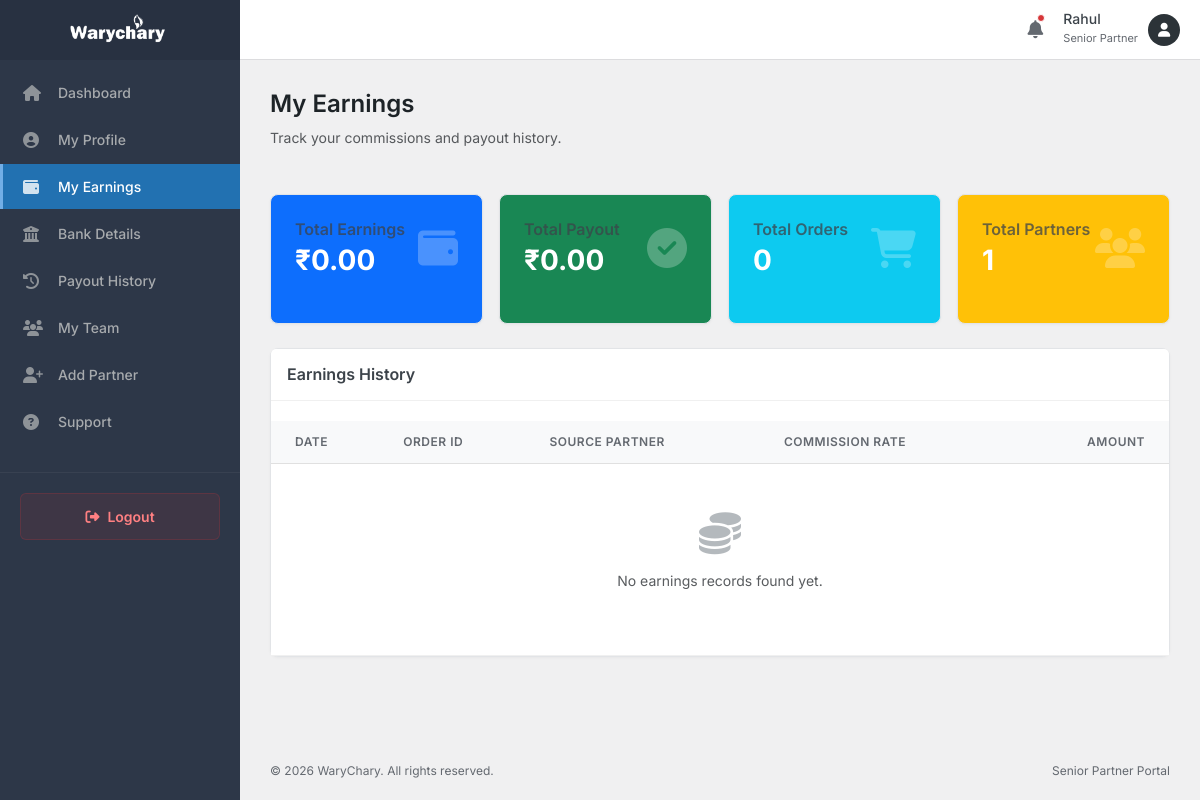
/sp/my-earnings.php (signed in), run on an earlier commit of the app's database.
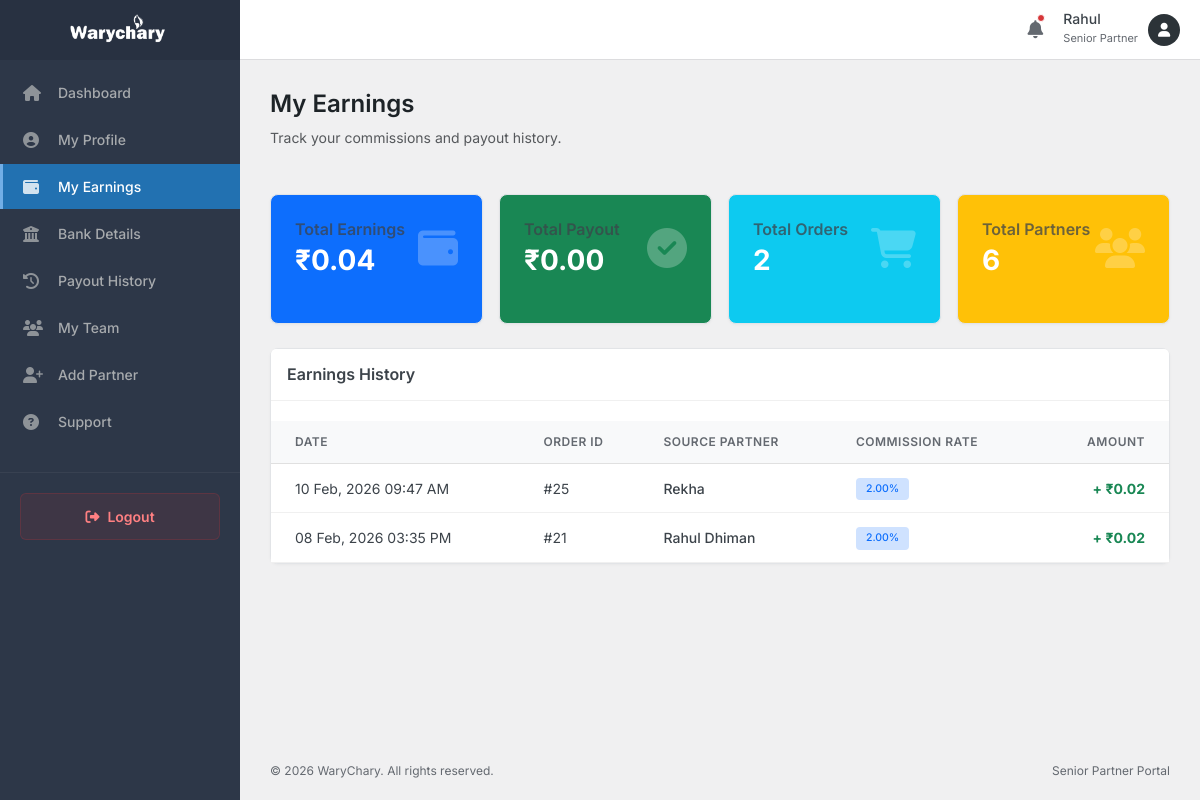
And on a later commit of the database.
### tables this page shows
CREATE TABLE `senior_partner_earnings` (
  `id` int(11) NOT NULL AUTO_INCREMENT,
  `senior_partner_id` int(11) NOT NULL,
  `source_partner_id` int(11) DEFAULT NULL,
  `order_id` int(11) NOT NULL,
  `amount` decimal(10,2) NOT NULL,
  `percentage` decimal(5,2) NOT NULL DEFAULT 2.00,
  `status` enum('pending','paid') DEFAULT 'pending',
  `description` text DEFAULT NULL,
  `created_at` timestamp NULL DEFAULT current_timestamp(),
  PRIMARY KEY (`id`)
);

CREATE TABLE `partners` (
  `id` int(11) NOT NULL AUTO_INCREMENT,
  `senior_partner_id` int(11) NOT NULL,
  `name` varchar(255) NOT NULL,
  `email` varchar(255) NOT NULL,
  `mobile` varchar(20) NOT NULL,
  `gender` enum('Male','Female','Other') NOT NULL,
  `image` varchar(255) DEFAULT NULL,
  `state` varchar(100) NOT NULL,
  `city` varchar(100) NOT NULL,
  `pincode` varchar(20) NOT NULL,
  `address` text NOT NULL,
  `password` varchar(255) NOT NULL,
  `status` enum('active','inactive','pending') DEFAULT 'active',
  `referral_code` varchar(50) DEFAULT NULL,
  `commission` decimal(10,2) DEFAULT 15.00,
  `created_at` timestamp NULL DEFAULT current_timestamp(),
  `updated_at` timestamp NULL DEFAULT current_timestamp() ON UPDATE current_timestamp(),
  `earning` decimal(10,2) NOT NULL DEFAULT 0.00,
  `total_earnings` decimal(10,2) NOT NULL DEFAULT 0.00,
  PRIMARY KEY (`id`),
  UNIQUE KEY `email` (`email`),
  UNIQUE KEY `referral_code` (`referral_code`),
  KEY `senior_partner_id` (`senior_partner_id`),
  CONSTRAINT `partners_ibfk_1` FOREIGN KEY (`senior_partner_id`) REFERENCES `senior_partners` (`id`) ON DELETE CASCADE
);

### sp/my-earnings.php (the view, shortened to what the changed rows need)
<?php
include_once __DIR__ . '/includes/header.php';
$database = new Database();
$db = $database->getConnection();
$partner_id = $_SESSION['senior_partner_id'];
$records_per_page = 10;
$current_page = isset($_GET['page']) && is_numeric($_GET['page']) ? (int)$_GET['page'] : 1;
$offset = ($current_page - 1) * $records_per_page;
$stmt = $db->prepare("SELECT COALESCE(SUM(amount), 0) FROM senior_partner_earnings WHERE senior_partner_id = :id");
$stmt->execute([':id' => $partner_id]);
$total_earnings = $stmt->fetchColumn();
$stmt = $db->prepare("SELECT COUNT(*) FROM senior_partner_earnings WHERE senior_partner_id = :id");
$stmt->execute([':id' => $partner_id]);
$total_orders = $stmt->fetchColumn();
$stmt = $db->prepare("SELECT COUNT(*) FROM partners WHERE senior_partner_id = :id");
$stmt->execute([':id' => $partner_id]);
$total_partners = $stmt->fetchColumn();
$sql = "SELECT spe.*, p.name as partner_name
        FROM senior_partner_earnings spe
        LEFT JOIN partners p ON spe.source_partner_id = p.id
        WHERE spe.senior_partner_id = :id
        ORDER BY spe.created_at DESC
        LIMIT :limit OFFSET :offset";
$stmt = $db->prepare($sql);
$stmt->bindValue(':id', $partner_id, PDO::PARAM_INT);
$stmt->bindValue(':limit', $records_per_page, PDO::PARAM_INT);
$stmt->bindValue(':offset', $offset, PDO::PARAM_INT);
$stmt->execute();
$earnings_history = $stmt->fetchAll(PDO::FETCH_ASSOC);
?>
<div class="page-header">
    <div class="header-title">
        <h1 class="page-title">My Earnings</h1>
    </div>
</div>
<div class="row g-3 mb-4">
    <div class="col-md-3">
        <div class="card bg-primary text-white h-100">
            <div class="card-body">
                <div class="d-flex justify-content-between align-items-center">
                    <div>
                        <h6 class="card-title mb-1 opacity-75">Total Earnings</h6>
                        <h3 class="mb-0 fw-bold">₹<?php echo number_format($total_earnings, 2); ?></h3>
                    </div>
                </div>
            </div>
        </div>
    </div>
    <div class="col-md-3">
        <div class="card bg-info text-white h-100">
            <div class="card-body">
                <div class="d-flex justify-content-between align-items-center">
                    <div>
                        <h6 class="card-title mb-1 opacity-75">Total Orders</h6>
                        <h3 class="mb-0 fw-bold"><?php echo number_format($total_orders); ?></h3>
                    </div>
                </div>
            </div>
        </div>
    </div>
    <div class="col-md-3">
        <div class="card bg-warning text-white h-100">
            <div class="card-body">
                <div class="d-flex justify-content-between align-items-center">
                    <div>
                        <h6 class="card-title mb-1 opacity-75">Total Partners</h6>
                        <h3 class="mb-0 fw-bold"><?php echo number_format($total_partners); ?></h3>
                    </div>
                </div>
            </div>
        </div>
    </div>
</div>
<div class="card">
    <div class="card-body p-0">
        <div class="table-responsive">
            <table class="table table-hover align-middle mb-0">
                <thead class="bg-light">
                    <tr>
                        <th class="ps-4">Date</th>
                        <th>Order ID</th>
                        <th>Source Partner</th>
                        <th>Commission Rate</th>
                        <th class="text-end pe-4">Amount</th>
                    </tr>
                </thead>
                <tbody>
                    <?php if (count($earnings_history) > 0): ?>
                        <?php foreach ($earnings_history as $row): ?>
                            <tr>
                                <td class="ps-4"><?php echo date('d M, Y h:i A', strtotime($row['created_at'])); ?></td>
                                <td>#<?php echo htmlspecialchars($row['order_id']); ?></td>
                                <td>
                                    <?php if ($row['partner_name']): ?>
                                        <div class="fw-medium"><?php echo htmlspecialchars($row['partner_name']); ?></div>
                                    <?php else: ?>
                                        <span class="text-muted">Unknown</span>
                                    <?php endif; ?>
                                </td>
                                <td>
                                    <span class="badge bg-primary-subtle text-primary"><?php echo number_format($row['percentage'], 2); ?>%</span>
                                </td>
                                <td class="text-end pe-4 fw-bold text-success">
                                    + ₹<?php echo number_format($row['amount'], 2); ?>
                                </td>
                            </tr>
                        <?php endforeach; ?>
                    <?php else: ?>
                        <tr>
                            <td colspan="5" class="text-center py-5 text-muted">
                                <i class="fas fa-coins fa-3x mb-3 text-secondary opacity-50"></i>
                                <p>No earnings records found yet.</p>
                            </td>
                        </tr>
                    <?php endif; ?>
                </tbody>
            </table>
        </div>
    </div>
</div>
<?php include_once __DIR__ . '/includes/footer.php'; ?>

What changed in the data, as far as the page shows it:
added senior_partner_earnings: created_at "10 Feb, 2026 09:47 AM", order "25", partners.name "Rekha", percentage "2.00", amount "0.02"
added senior_partner_earnings: created_at "08 Feb, 2026 03:35 PM", order "21", partners.name "Rahul Dhiman", percentage "2.00", amount "0.02"
Also different on the page:
$total_earnings: "0.00" → "0.04"
$total_orders: "0" → "2"
$total_partners: "1" → "6"
text no longer shown: "No earnings records found yet."
